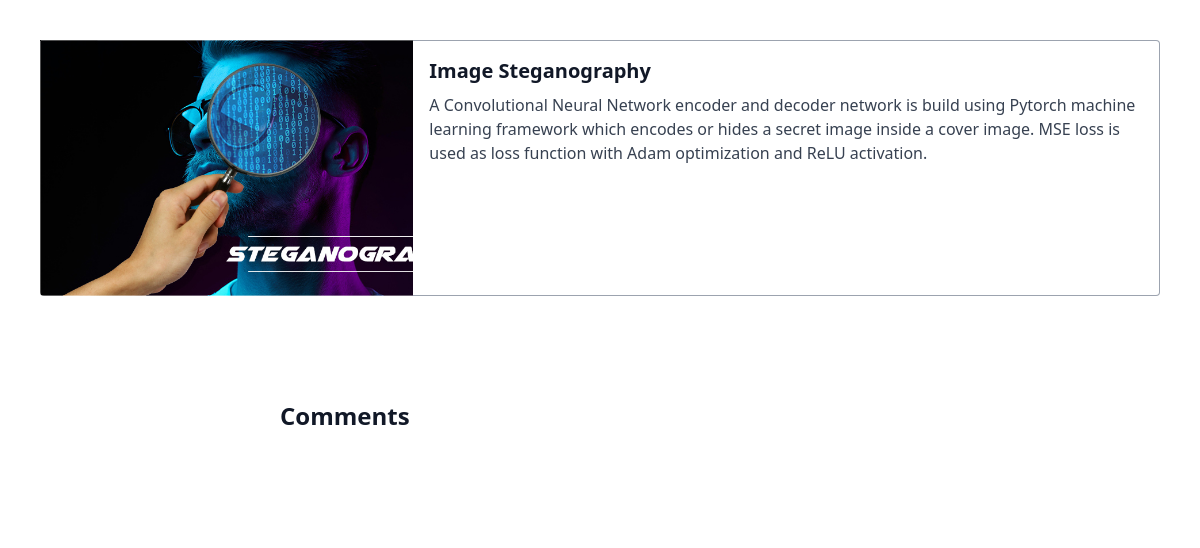
Page /3 on the committed database.
### project/models.py (models this page shows, shortened)
class Projects(models.Model):
    name= models.CharField(max_length=200)
    description = models.TextField(default='Lorem ipsum dolor, sit amet consectetur adipisicing elit. Alias, voluptas itaque nulla impedit sunt consequatur consectetur suscipit. Ad, porro ab explicabo dolorem quo, provident soluta quam quisquam error, nulla culpa.')
    thumbnail = models.ImageField(upload_to = 'static/images/')
    ispopolar = models.BooleanField(default=True)

### project/views.py (the view)
# urls.py: path('<int:pk>', views.project_detail, name='project_detail'),
def project_detail(request, pk):
  project = get_object_or_404(Projects, pk=pk)
  comments = Comment.objects.filter(project=project)
  return render(request, 'project.html', {'project': project, 'comments': comments})

### templates/project.html (shortened to what this page needs)
<div class="p-10">
    <div class=" h-64 w-full lg:max-w-full lg:flex">
      <div class="h-max lg:h-auto lg:w-1/3 flex-none bg-cover rounded-t lg:rounded-t-none lg:rounded-l text-center overflow-hidden" style="background-image: url('{{project.thumbnail}}')" title="Mountain">
      </div>
      <div class="border-r border-b border-l border-gray-400 lg:border-l-0 lg:border-t lg:border-gray-400 bg-white rounded-b lg:rounded-b-none lg:rounded-r p-4 flex flex-col justify-between leading-normal">
        <div class="mb-8">
          <div class="text-gray-900 font-bold text-xl mb-2">{{project.name}}</div>
          <p class="text-gray-700 text-base">{{project.description}}</p>
        </div>
        </div>
      </div>
    </div>
<div>
  <section class="bg-white dark:bg-gray-900 py-8 lg:py-16">
    <div class="max-w-2xl mx-auto px-4">
        <div class="flex justify-between items-center mb-6">
          <h2 class="text-lg lg:text-2xl font-bold text-gray-900 dark:text-white">Comments</h2>
      </div>
    </div>
  </section>
 <script src="https://cdn.tailwindcss.com"></script>

### rows in the picture
Projects: thumbnail (picture), name "Image Steganography", description "A Convolutional Neural Network encoder and decoder network is build using Pytorch machine learning framework which encodes or hides a secret image inside a cover image. MSE loss is used as loss function with Adam optimization and ReLU activation."
